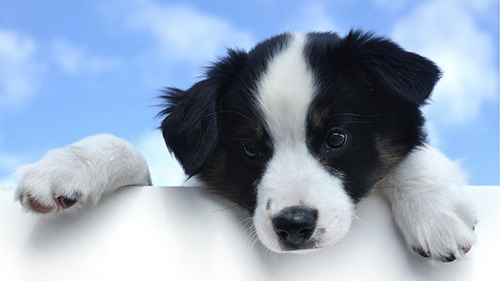
#> input picture cachorro.jpg, 500 x 281 px
$ python app.py
#> lines starting #> are read from the running program, lines starting #| are printed output that depends on the picture; after the words box and inside, x2 and y2 are one past the last pixel; in counts of white or black regions, pixels touching at a corner belong together
#importar framework
import cv2

#ler uma imagem
imagem = cv2.imread("cachorro.jpg")
#> imagem is the input picture: shape (281, 500, 3); mean B, G, R 187.9, 166.2, 149.4

#print(imagem)
# Mostra o shape (altura, largura, canais [RGB])
print(imagem.shape)
#| (281, 500, 3)

imagem[100, 300] = (0,0,255)
#> imagem: shape (281, 500, 3); under 0.01% of pixels changed, all inside (x1, y1, x2, y2) = (300, 100, 301, 101)

(b,g,r) = imagem[110,305]
#> b = 166; g = 161; r = 158
print("Azul= ", b, " verde= " , g , " Vermelho= ", r)
#| Azul=  166  verde=  161  Vermelho=  158

imagem[100:150, 300:310] = (240,0,0)
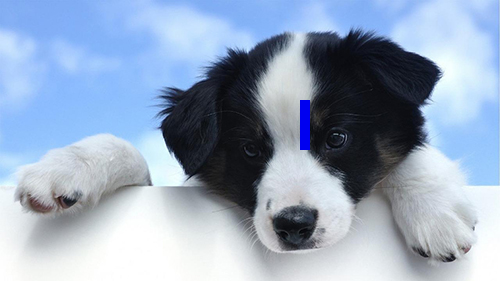
#> imagem: shape (281, 500, 3); mean B, G, R 188.3, 165.7, 149

#mostrar uma imagem
cv2.imshow("nomedawindow", imagem)


imagem2 = cv2.cvtColor(imagem, cv2.COLOR_BGR2GRAY)
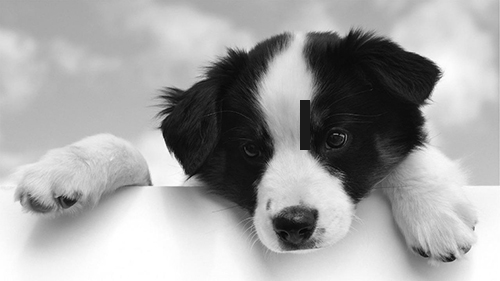
#> imagem2: shape (281, 500); min 2, max 255, mean 163.3
cv2.imshow("novawindow", imagem2)

#salvar uma imagem
cv2.imwrite("nnovaimagem.jpg", imagem)

#aguardar tecla ser pressionada
cv2.waitKey(0)

#destruir todas as janelas / certa janela
cv2.destroyAllWindows()
